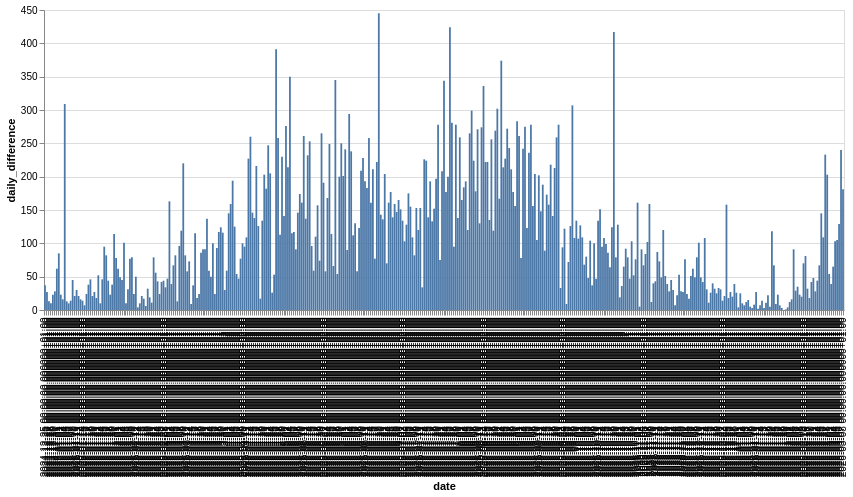

The code cell stored with this chart in its notebook:
### Code cell
segment("Zweite hup u ZOO")

### Figure 1 — Vega-Lite specification as saved in the notebook (floating-point values rounded to 4 significant figures; data arrays with more than 128 entries replaced by an {"elided": "..."} marker saying what was removed)
{"config": {"view": {"continuousWidth": 300, "continuousHeight": 300}}, "data": {"name": "data-93ee5afd51df664c29982b8079253e2d"}, "mark": {"type": "bar"}, "encoding": {"x": {"field": "date", "type": "ordinal"}, "y": {"field": "daily_difference", "type": "quantitative"}}, "width": 800, "$schema": "https://vega.github.io/schema/vega-lite/v6.1.0.json", "datasets": {"data-93ee5afd51df664c29982b8079253e2d": {"elided": "405 records"}}}
